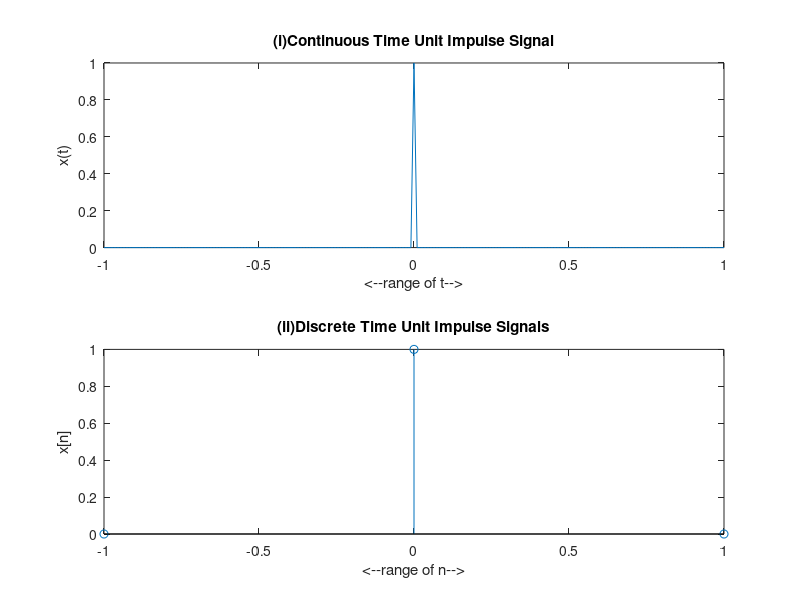

The MATLAB source for this figure:
%Continuous Time Unit Impulse Signal
t = -1:0.01:1; 
x = [t==0];
subplot(211);
grid on;
plot(t,x); 
title('(i)Continuous Time Unit Impulse Signal');
xlabel('<--range of t-->');
ylabel('x(t)');

%Discrete Time Unit impulse Signals
n = -1:1; 
x = [n==0]; 
subplot(212);
grid on;
stem(n,x); 
title('(ii)Discrete Time Unit Impulse Signals');
xlabel('<--range of n-->');
ylabel('x[n]');